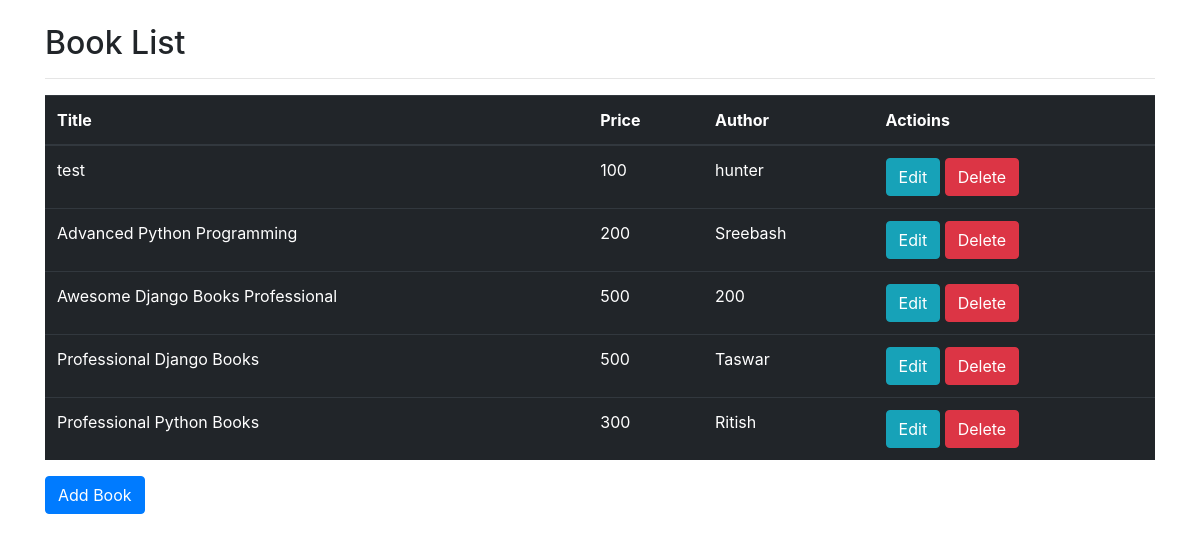
The page / on the database its author committed.
### crud/models.py (models this page shows)
class BookList(models.Model):
    title = models.CharField(max_length=150)
    price = models.IntegerField()
    author = models.CharField(max_length=100)
    def __str__(self):
        return self.title

### crud/views.py (the view)
# urls.py: path('', views.index, name='index' ),
def index(request):
    books = BookList.objects.all()
    print(   "---->", books.get( id=8 )	  )
    context = {
        'books': books
    }
    return render(request, 'index.html', context)

### templates/index.html (shortened to what this page needs)
{% load static %}
<!doctype html>
<html lang="en">
<head>
    <link rel="stylesheet" href="{% static 'css/bootstrap.min.css' %}">
</head>
<body>
    <div class="container"><br>
        <h2>Book List</h2>
        <hr>
        <table class="table table-dark">
            <thead>
                <tr>
                    <th>Title</th>
                    <th>Price</th>
                    <th>Author</th>
                    <th>Actioins</th>
                </tr>
            </thead>
            <tbody>
                {% for book in books %}
                    <tr>
                    <td>{{ book.title }}</td>
                    <td>{{ book.price }}</td>
                    <td>{{ book.author }}</td>
                    <td><a class="btn btn-info" href="/edit/{{ book.id }}">Edit</a>
                        <a class="btn btn-danger" href="/delete/{{ book.id }}">Delete</a>
                    </td>
                </tr>
                {% endfor %}
            </tbody>
        </table>
        <a class="btn btn-primary" href="/add_book/">Add Book</a>
    </div>
</body>
</html>

### rows shown on the page
BookList: title "test", price "100", author "hunter"
BookList: title "Advanced Python Programming", price "200", author "Sreebash"
BookList: title "Awesome Django Books Professional", price "500", author "200"
BookList: title "Professional Django Books", price "500", author "Taswar"
BookList: title "Professional Python Books", price "300", author "Ritish"
